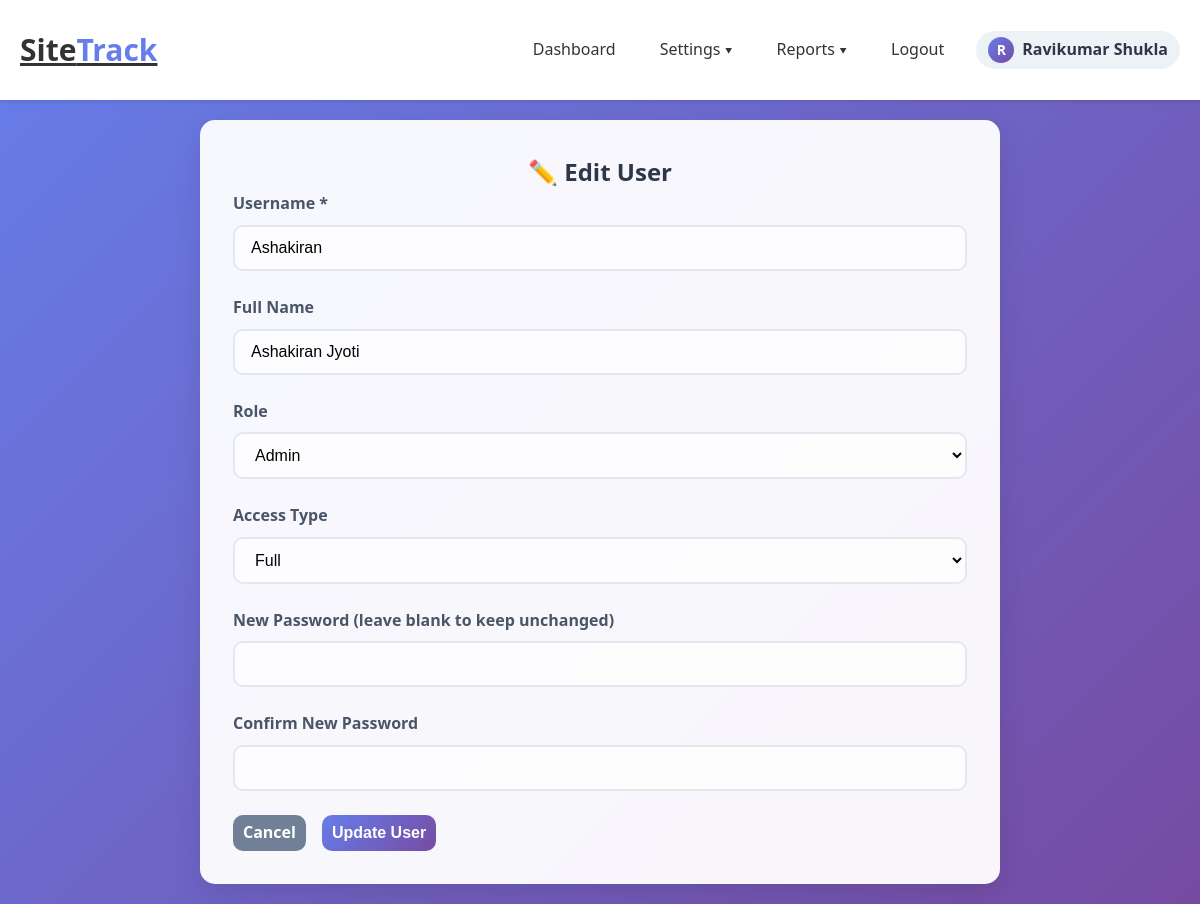
Screenshot of /edit_user.php?user_id=2 (signed in) with the database file from the repository.
### tables this page shows
CREATE TABLE `users` (
  `id` int(11) NOT NULL,
  `username` varchar(50) NOT NULL,
  `password` varchar(255) NOT NULL,
  `full_name` varchar(100) DEFAULT NULL,
  `role` varchar(200) DEFAULT NULL,
  `access_type` enum('full','view') NOT NULL DEFAULT 'full'
);

### edit_user.php (the view, shortened to what this page needs)
<?php
include 'db_config.php';
$user_id = (int)$_GET['user_id'];
$u = null;
if ($stmt = $conn->prepare('SELECT id, username, full_name, role, access_type FROM users WHERE id = ?')) {
    $stmt->bind_param('i', $user_id);
    $stmt->execute();
    $u = $stmt->get_result()->fetch_assoc();
}
?>
<!DOCTYPE html>
<html lang="hi">
<head>
    <link rel="stylesheet" href="style.css">
</head>
<body>
 <?php include('header.php'); ?>
<div class="container">
    <div class="card" style="max-width:800px; margin:0 auto;">
        <h2 style="text-align:center; color:#2d3748;">✏️ Edit User</h2>
        <form method="POST">
            <div class="form-group">
                <label class="form-label">Username *</label>
                <input type="text" name="username" class="form-control" required value="<?php echo htmlspecialchars($_POST['username'] ?? $u['username']); ?>">
            </div>
            <div class="form-group">
                <label class="form-label">Full Name</label>
                <input type="text" name="full_name" class="form-control" value="<?php echo htmlspecialchars($_POST['full_name'] ?? $u['full_name']); ?>">
            </div>
            <div class="form-group">
                <label class="form-label">Role</label>
                <select name="role" class="form-control">
                    <?php $roleVal = strtolower($_POST['role'] ?? $u['role'] ?? 'user'); ?>
                    <option value="admin" <?php echo ($roleVal==='admin')?'selected':''; ?>>Admin</option>
                </select>
            </div>
            <div class="form-group">
                <label class="form-label">Access Type</label>
                <select name="access_type" class="form-control">
                    <?php $accVal = strtolower($_POST['full'] ?? $u['view'] ?? 'full'); ?>
                    <option value="full" <?php echo ($accVal==='full')?'selected':''; ?>>Full</option>
                </select>
            </div>
            <div class="form-group">
                <label class="form-label">New Password (leave blank to keep unchanged)</label>
                <input type="password" name="password" class="form-control">
            </div>
            <div class="form-group">
                <label class="form-label">Confirm New Password</label>
                <input type="password" name="confirm_password" class="form-control">
            </div>
            <div class="btn-group">
                <a href="users.php" class="btn btn-secondary">Cancel</a>
                <button type="submit" class="btn btn-primary">Update User</button>
            </div>
        </form>
    </div>
</div>
</body>
</html>

### style.css (style rules this page uses)
* { margin: 0; padding: 0; box-sizing: border-box; }
body { font-family: 'Segoe UI', Tahoma, Geneva, Verdana, sans-serif; line-height: 1.6; color: #333; background: linear-gradient(135deg, #667eea 0%, #764ba2 100%); min-height: 100vh; }
.container { max-width: 1600px; margin: 0 auto; padding: 20px; }
.card { background: rgba(255, 255, 255, 0.95); backdrop-filter: blur(10px); border-radius: 15px; padding: 2rem; margin-bottom: 2rem; box-shadow: 0 10px 30px rgba(0, 0, 0, 0.1); border: 1px solid rgba(255, 255, 255, 0.2); transition: transform 0.3s ease, box-shadow 0.3s ease; }
.form-group { margin-bottom: 1.5rem; }
.form-label { display: block; margin-bottom: 0.5rem; font-weight: 600; color: #4a5568; }
.form-control { width: 100%; padding: 12px 16px; border: 2px solid #e2e8f0; border-radius: 10px; font-size: 1rem; transition: all 0.3s ease; background: rgba(255, 255, 255, 0.8); }
.btn { display: inline-block; padding: 5px 10px; border: none; border-radius: 10px; font-size: 1rem; font-weight: 600; text-decoration: none; text-align: center; cursor: pointer; transition: all 0.3s ease; position: relative; overflow: hidden; }
.btn-primary { background: linear-gradient(135deg, #667eea 0%, #764ba2 100%); color: white; }
.btn-secondary { background: #718096; color: white; }
.btn-group { display: flex; gap: 1rem; flex-wrap: wrap; }

### rows the page displays
users: username "Ashakiran", full_name "Ashakiran Jyoti", role "Admin"

### other values shown
$initial "R"
$display_name "Ravikumar Shukla"
